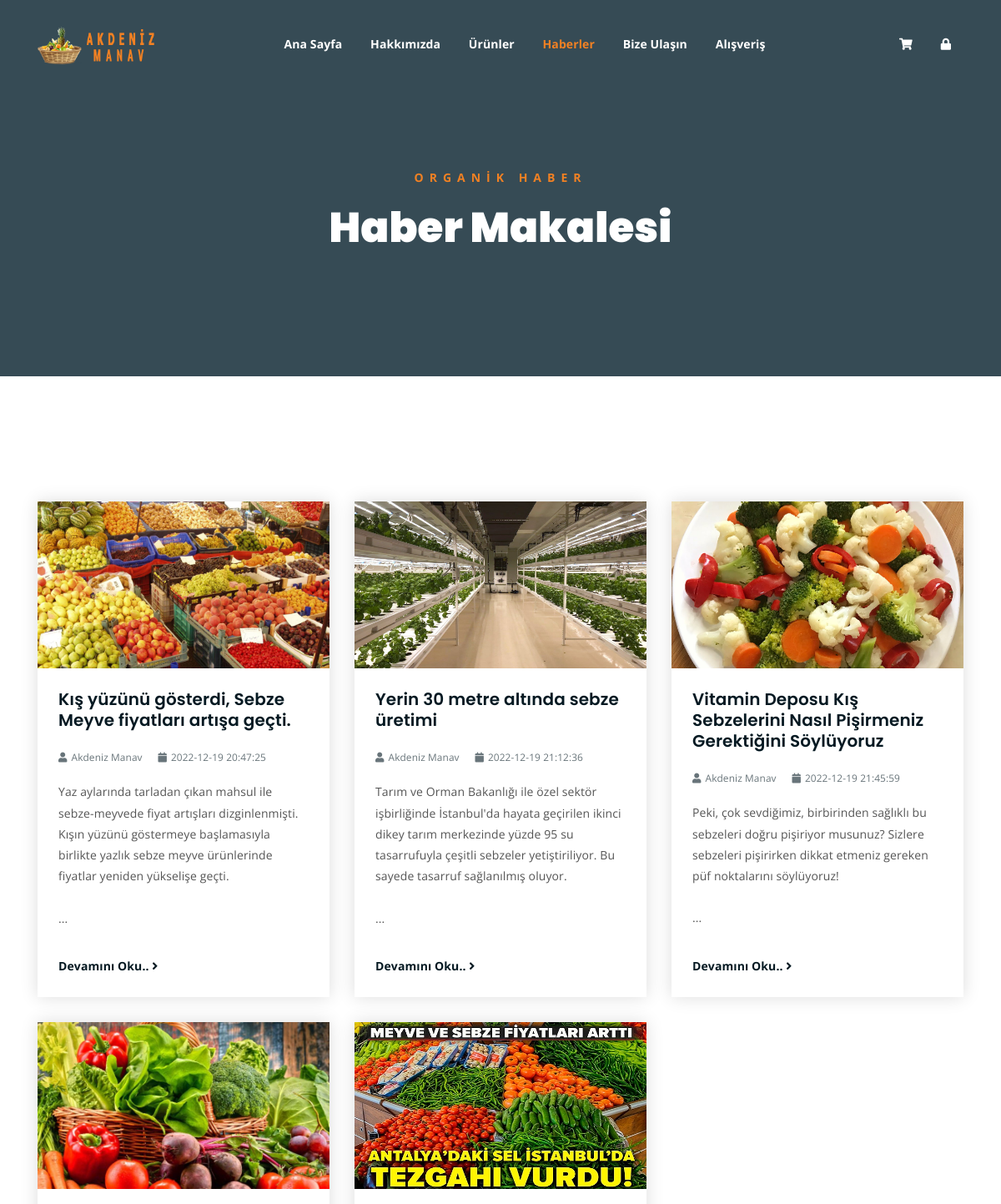
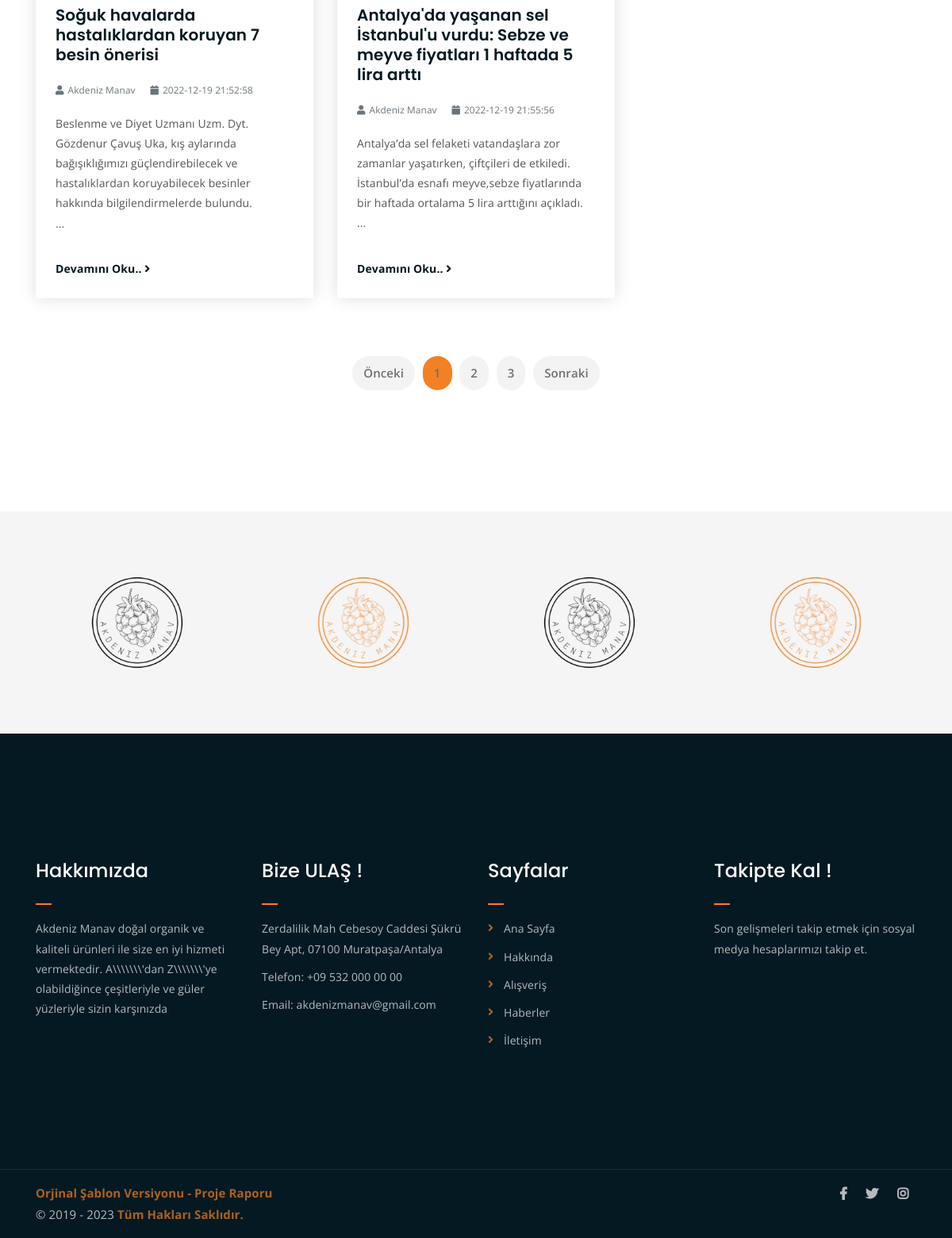
Page /news.php on the committed database (2 pictures, top to bottom).
### tables this page shows
CREATE TABLE `haberler`  (
  `id` int NOT NULL,
  `padı` varchar(50) NOT NULL,
  `tarih` datetime NOT NULL,
  `baslik` varchar(5000) NOT NULL,
  `resim` varchar(15) NOT NULL,
  `haber` varchar(5000) NOT NULL,
  `tag` varchar(15) NOT NULL,
  `kaynak` varchar(50) NOT NULL,
  `ozet` varchar(5000) NOT NULL,
  `tag1` varchar(15) NOT NULL,
  `tag2` varchar(15) NOT NULL,
  `tag3` varchar(15) NOT NULL,
  PRIMARY KEY (`id`) USING BTREE
);

CREATE TABLE `sirket`  (
  `adresmah` varchar(250) NULL DEFAULT NULL,
  `adres2` varchar(250) NULL DEFAULT NULL,
  `adres3` varchar(250) NULL DEFAULT NULL,
  `maghaftaici` varchar(250) NULL DEFAULT NULL,
  `maghaftasonu` varchar(250) NULL DEFAULT NULL,
  `iltelefon` varchar(50) NULL DEFAULT '',
  `ilmail` varchar(50) NULL DEFAULT '',
  `id` int NULL DEFAULT NULL,
  `konum` varchar(5000) NULL DEFAULT NULL,
  `hk` varchar(400) NULL DEFAULT NULL
);

### news.php (the view, shortened to what this page needs)
<!DOCTYPE html>
<?php
include('baglan.php');
?>
<html lang="tr">
<head>
	<link rel="stylesheet" href="assets/css/all.min.css">
	<link rel="stylesheet" href="assets/bootstrap/css/bootstrap.min.css">
	<link rel="stylesheet" href="assets/css/owl.carousel.css">
	<link rel="stylesheet" href="assets/css/magnific-popup.css">
	<link rel="stylesheet" href="assets/css/animate.css">
	<link rel="stylesheet" href="assets/css/meanmenu.min.css">
	<link rel="stylesheet" href="assets/css/main.css">
	<link rel="stylesheet" href="assets/css/responsive.css">
</head>
<body>
	<div class="top-header-area" id="sticker">
		<div class="container">
			<div class="row">
				<div class="col-lg-12 col-sm-12 text-center">
					<div class="main-menu-wrap">
						<div class="site-logo">
							<a href="index.php">
								<img src="assets/img/logo.png" alt="">
							</a>
						</div>
						<nav class="main-menu">
							<ul>
								<li><a href="index.php">Ana Sayfa</a>
								</li>
								<li><a href="about.php">Hakkımızda</a></li>
								<li><a href="shop.php">Ürünler</a></li>
								<li class="current-list-item"><a href="news.php">Haberler</a>
								</li>
								<li><a href="contact.php">Bize Ulaşın</a></li>
								<li><a href="shop.php">Alışveriş</a>
								</li>
								<li>
									<div class="header-icons">
										<a class="shopping-cart" href="cart.php"><i class="fas fa-shopping-cart"></i></a>
										<a class="mobile-hide search-bar-icon" href="login.php"><i class="fas fa-lock"></i></a>
									</div>
								</li>
							</ul>
						</nav>
					</div>
				</div>
			</div>
		</div>
	</div>
	<div class="breadcrumb-section breadcrumb-bg">
		<div class="container">
			<div class="row">
				<div class="col-lg-8 offset-lg-2 text-center">
					<div class="breadcrumb-text">
						<p>Organik Haber</p>
						<h1>Haber Makalesi</h1>
					</div>
				</div>
			</div>
		</div>
	</div>
	<div class="latest-news mt-150 mb-150">
		<div class="container">
			<div class="row">
<?php
	$sorgu_haber = mysqli_query($conn,"select * from haberler");
	$say_haber	= mysqli_num_rows($sorgu_haber);
	if ( $say_haber > 0 ) {
	while ( $satir_haber = mysqli_fetch_array($sorgu_haber)) {
?>
				<div class="col-lg-4 col-md-6">
					<div class="single-latest-news">
						<a href="single-news.php?hid=<?php echo hash('sha256', rand(1,1000)).$satir_haber['id'].hash('sha256', rand(1,1000))?>"><img height='200' width='350' src="assets/img/latest-news/<?php echo $satir_haber['resim']?>" alt=""></a>
						<div class="news-text-box">
							<h3><a href="single-news.php?hid=<?php echo hash('sha256', rand(1,1000)).$satir_haber['id'].hash('sha256', rand(1,1000))?>"><?php echo $satir_haber['baslik']?></a></h3>
							<p class="blog-meta">
								<span class="author"><i class="fas fa-user"></i><?php echo $satir_haber['padı']?></span>
								<span class="date"><i class="fas fa-calendar"></i><?php echo $satir_haber['tarih']?></span>
							</p>
							<p class="excerpt"><?php echo nl2br($satir_haber['ozet'])?></p>
							<a href="single-news.php?hid=<?php echo hash('sha256', rand(1,1000)).$satir_haber['id'].hash('sha256', rand(1,1000))?>" class="read-more-btn">Devamını Oku.. <i class="fas fa-angle-right"></i></a>
						</div>
					</div>
					</div>
<?php
		}
	}
?>
				</div>
			</div>
			<div class="row">
				<div class="container">
					<div class="row">
						<div class="col-lg-12 text-center">
							<div class="pagination-wrap">
								<ul>
									<li><a href="#">Önceki</a></li>
									<li><a class="active" href="#">1</a></li>
									<li><a href="#">2</a></li>
									<li><a href="#">3</a></li>
									<li><a href="#">Sonraki</a></li>
								</ul>
							</div>
						</div>
					</div>
				</div>
			</div>
		</div>
	<div class="logo-carousel-section">
		<div class="container">
			<div class="row">
				<div class="col-lg-12">
					<div class="logo-carousel-inner">
						<div class="single-logo-item">
							<img src="assets/img/company-logos/1.png" alt="">
						</div>
						<div class="single-logo-item">
							<img src="assets/img/company-logos/2.png" alt="">
						</div>
						<div class="single-logo-item">
							<img src="assets/img/company-logos/3.png" alt="">
						</div>
						<div class="single-logo-item">
							<img src="assets/img/company-logos/4.png" alt="">
						</div>
					</div>
				</div>
			</div>
		</div>
	</div>
	<div class="footer-area">
		<div class="container">
			<div class="row">
				<div class="col-lg-3 col-md-6">
					<div class="footer-box about-widget">
<?php
	$sorgu_sirket = mysqli_query($conn,"select * from sirket");
	$satir_sirket = mysqli_fetch_array($sorgu_sirket);
?>
						<h2 class="widget-title">Hakkımızda</h2>
						<p><?php echo $satir_sirket['hk']?></p>
					</div>
				</div>
				<div class="col-lg-3 col-md-6">
					<div class="footer-box get-in-touch">
						<h2 class="widget-title">Bize ULAŞ !</h2>
						<ul>
							<li><?php echo $satir_sirket['adresmah']?> <?php echo $satir_sirket['adres2']?> <?php echo $satir_sirket['adres3']?></li>
							<li><?php echo $satir_sirket['iltelefon']?></li>
							<li><?php echo $satir_sirket['ilmail']?></li>
						</ul>
					</div>
				</div>
				<div class="col-lg-3 col-md-6">
					<div class="footer-box pages">
						<h2 class="widget-title">Sayfalar</h2>
						<ul>
							<li><a href="index.php">Ana Sayfa</a></li>
							<li><a href="about.php">Hakkında</a></li>
							<li><a href="services.php">Alışveriş</a></li>
							<li><a href="news.php">Haberler</a></li>
							<li><a href="contact.php">İletişim</a></li>
						</ul>
					</div>
				</div>
				<div class="col-lg-3 col-md-6">
					<div class="footer-box subscribe">
						<h2 class="widget-title">Takipte Kal !</h2>
						<p>Son gelişmeleri takip etmek için sosyal medya hesaplarımızı takip et.</p>
					</div>
				</div>
			</div>
		</div>
	</div>
	<div class="copyright">
		<div class="container">
			<div class="row">
				<div class="col-lg-6 col-md-12">
					<p><a href="Sablon\fruitkha" target="_blank" >Orjinal Şablon Versiyonu</a>
					<a href="Rapor\rapor.pdf" target="_blank" > - Proje Raporu</a><br>
					&copy; 2019 - 2023
					<a href="https://imransdesign.com/" target="_blank" >Tüm Hakları Saklıdır.</a>
					</p>
				</div>
				<div class="col-lg-6 text-right col-md-12">
					<div class="social-icons">
						<ul>
<?php
	$sorgu_sm = mysqli_query($conn,"select * from sosyalmedya");
	$satir_sm = mysqli_fetch_array($sorgu_sm);
?>
							<li><a href="<?php echo $satir_sm['face']?>" target="_blank"><i class="fab fa-facebook-f"></i></a></li>
							<li><a href="<?php echo $satir_sm['twitter']?>" target="_blank"><i class="fab fa-twitter"></i></a></li>
							<li><a href="<?php echo $satir_sm['insta']?>" target="_blank"><i class="fab fa-instagram"></i></a></li>
						</ul>
					</div>
				</div>
			</div>
		</div>
	</div>
</body>
</html>

### rows in the picture
haberler: resim (picture), baslik "Kış yüzünü gösterdi, Sebze Meyve fiyatları artışa geçti.", padı "Akdeniz Manav", tarih "2022-12-19 20:47:25", ozet "Yaz aylarında tarladan çıkan mahsul ile sebze-meyvede fiyat artışları dizginlenmişti. Kışın yüzünü göstermeye başlamasıyla birlikte yazlık sebze meyve ürünlerinde fiyatlar yeniden yükselişe geçti. ..."
haberler: resim (picture), baslik "Yerin 30 metre altında sebze üretimi", padı "Akdeniz Manav", tarih "2022-12-19 21:12:36", ozet "Tarım ve Orman Bakanlığı ile özel sektör işbirliğinde İstanbul'da hayata geçirilen ikinci dikey tarım merkezinde yüzde 95 su tasarrufuyla çeşitli sebzeler yetiştiriliyor. Bu sayede tasarruf sağlanılmış oluyor. ..."
haberler: resim (picture), baslik "Vitamin Deposu Kış Sebzelerini Nasıl Pişirmeniz Gerektiğini Söylüyoruz", padı "Akdeniz Manav", tarih "2022-12-19 21:45:59", ozet "Peki, çok sevdiğimiz, birbirinden sağlıklı bu sebzeleri doğru pişiriyor musunuz? Sizlere sebzeleri pişirirken dikkat etmeniz gereken püf noktalarını söylüyoruz! ..."
haberler: resim (picture), baslik "Soğuk havalarda hastalıklardan koruyan 7 besin önerisi", padı "Akdeniz Manav", tarih "2022-12-19 21:52:58", ozet "Beslenme ve Diyet Uzmanı Uzm. Dyt. Gözdenur Çavuş Uka, kış aylarında bağışıklığımızı güçlendirebilecek ve hastalıklardan koruyabilecek besinler hakkında bilgilendirmelerde bulundu. ..."
haberler: resim (picture), baslik "Antalya'da yaşanan sel İstanbul'u vurdu: Sebze ve meyve fiyatları 1 haftada 5 lira arttı", padı "Akdeniz Manav", tarih "2022-12-19 21:55:56", ozet "Antalya’da sel felaketi vatandaşlara zor zamanlar yaşatırken, çiftçileri de etkiledi. İstanbul’da esnafı meyve,sebze fiyatlarında bir haftada ortalama 5 lira arttığını açıkladı. ..."
sirket: hk "Akdeniz Manav doğal organik ve kaliteli ürünleri ile size en iyi hizmeti vermektedir. A\\\\\\\\\\\\\\'dan Z\\\\\\\\\\\\\\'ye olabildiğince çeşitleriyle ve güler yüzleriyle sizin karşınızda", adresmah "Zerdalilik Mah Cebesoy Caddesi", adres2 "Şükrü Bey Apt, 07100", adres3 "Muratpaşa/Antalya", iltelefon "Telefon: +09 532 000 00 00", ilmail "Email: akdenizmanav@gmail.com"
